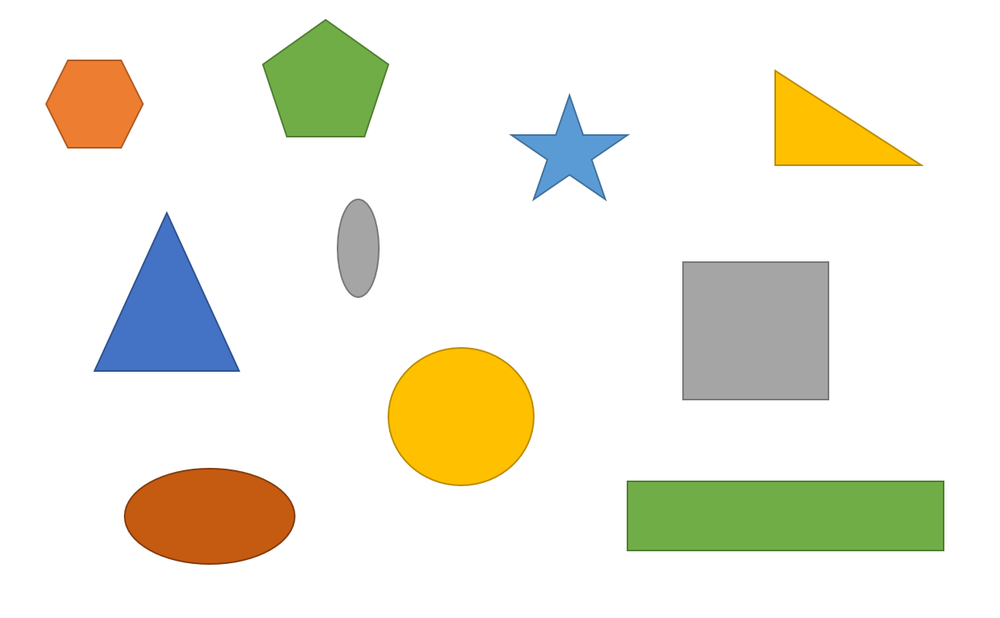
#> input picture formas2.png, 1000 x 618 px, shrunk from 1259 x 778 before the run
$ python detetor_formas_1implentacao.py
#> lines starting #> are read from the running program, lines starting #| are printed output that depends on the picture; after the words box and inside, x2 and y2 are one past the last pixel; in counts of white or black regions, pixels touching at a corner belong together
import cv2
import numpy as np
import cv2
import math

#funcao auxiliar para calcular a distancia de dois pontos
def distance_between(p1,p2):

    distance = math.sqrt( ((p1[0]-p2[0])**2)+((p1[1]-p2[1])**2) )

    return distance


def detetor_formas():
    #Leitura da imagem com formas geometricas
    img = cv2.imread('formas2.png')
#> img is the input picture: shape (618, 1000, 3); mean B, G, R 223.1, 236, 237.2
    imgGrey = cv2.cvtColor(img, cv2.COLOR_BGR2GRAY)
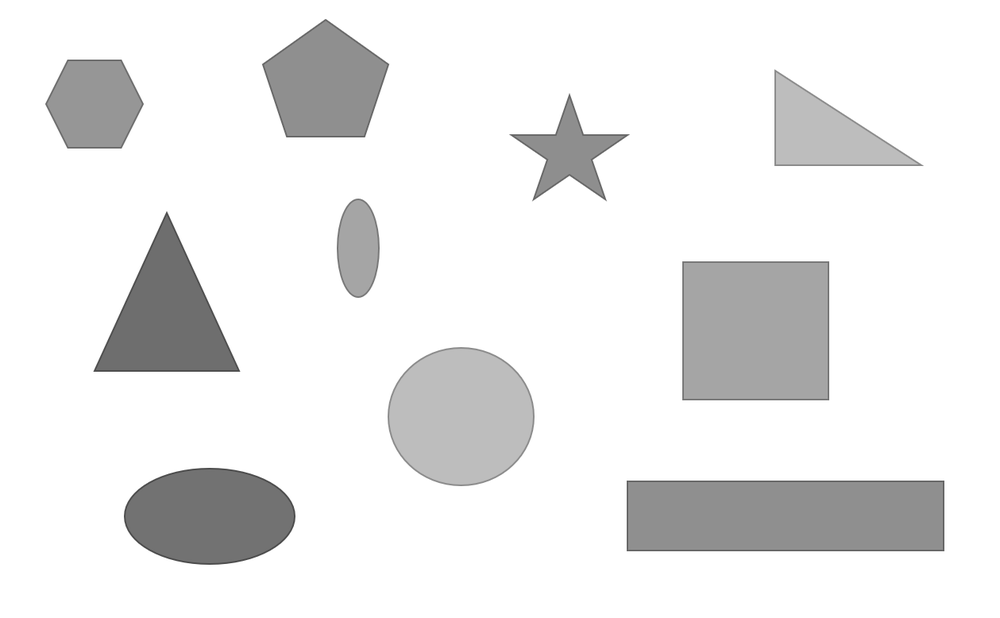
#> imgGrey: shape (618, 1000); min 59, max 255, mean 234.9

    #Caso a imagem tenha pixels com cor abaixo de 200 entao o valor dos pixels passa para 0,se
    #a cor for maior que 200, esses pixels passam para o valor máximo,que em geral é 255
    _, thrash = cv2.threshold(imgGrey,200,255, cv2.THRESH_BINARY)
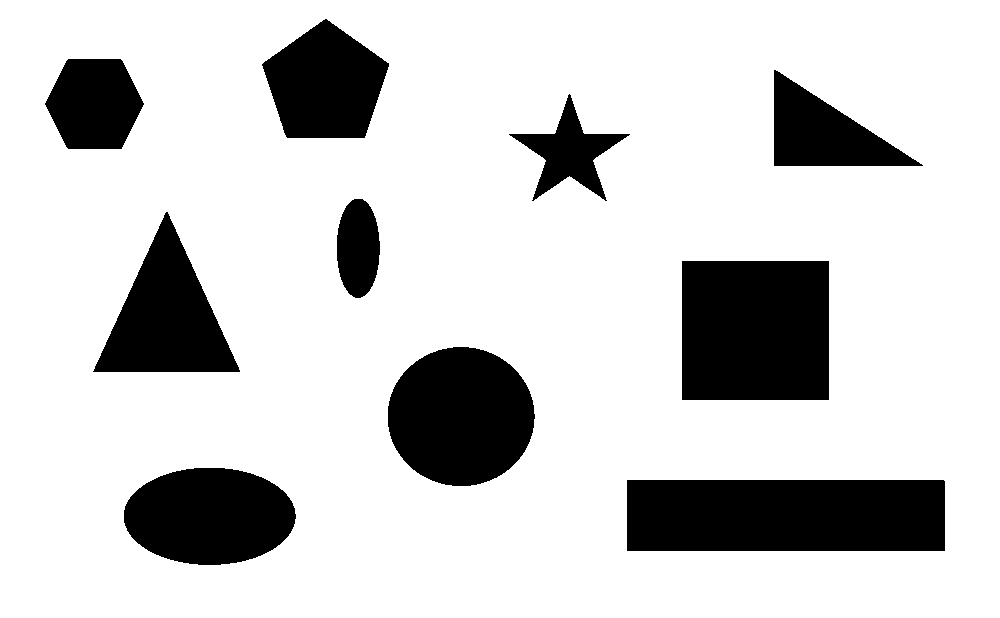
#> thrash: shape (618, 1000); 81.1% white; 10 black regions

    #Lista dos diferentes contornos encontrados na imagem
    contours, _ = cv2.findContours(thrash, cv2.RETR_TREE, cv2.CHAIN_APPROX_NONE)
#> contours = 11 contours; largest, box (x1, y1, x2, y2) and area: (0, 0, 1000, 618) 616383, (626, 479, 946, 552) 22964, (681, 260, 830, 401) 20718, (387, 346, 536, 487) 16235, (123, 467, 297, 566) 13334

    #vai se percorrer o contorno de cada poligno individualmente

    for contour in contours:
        #O epsilon representa a distância máxima entre a aproximação de um
        #contorno de forma do polígono de entrada e do polígono de entrada original
        epsilon =  0.01* cv2.arcLength(contour, True)

        approx = cv2.approxPolyDP(contour,epsilon, True)

        #desenha-se os contornos de cada poligno na imagem
        cv2.drawContours(img, [approx], 0, (0, 0, 0), 2)

        #coordenadas para colocar o texto do nome da detecao obtida
        x = approx.ravel()[0]
        y = approx.ravel()[1] - 5

        #Caso do triangulo
        if len(approx) == 3:

            cv2.putText(img, "Triangulo", (x, y), cv2.FONT_HERSHEY_DUPLEX, 0.7, (0, 0, 0))

        #Caso dos quadrilateros
        elif len(approx) == 4:
            x1 ,y1, w, h = cv2.boundingRect(approx)
            #calcular a relacao entre os lados maiores e os mais pequenos
            aspectRatio = float(w)/h

            if aspectRatio >= 0.95 and aspectRatio <= 1.05:
                cv2.putText(img, "Quadrado", (x, y), cv2.FONT_HERSHEY_DUPLEX, 0.7, (0, 0, 0))
            else:
                cv2.putText(img, "Retangulo", (x, y), cv2.FONT_HERSHEY_DUPLEX, 0.7, (0, 0, 0))
        #Caso do pentagono
        elif len(approx) == 5:
            cv2.putText(img, "Pentagono", (x, y), cv2.FONT_HERSHEY_DUPLEX, 0.7, (0, 0, 0))
        #Caso do Hexagono
        elif len(approx) == 6:
            cv2.putText(img, "Hexagono", (x, y), cv2.FONT_HERSHEY_DUPLEX, 0.7, (0, 0, 0))
        #Caso da Estrela
        elif len(approx) == 10:
            cv2.putText(img, "Estrela", (x-30, y+4), cv2.FONT_HERSHEY_DUPLEX, 0.7, (0, 0, 0))
        else:
            #Calcular os pontos mais à esquerda e mais à direita
            leftmost = tuple(approx[approx[:,:,0].argmin()][0])
            rightmost = tuple(approx[approx[:,:,0].argmax()][0])
            topmost = tuple(approx[approx[:,:,1].argmin()][0])
            bottommost = tuple(approx[approx[:,:,1].argmax()][0])

            #print(distance_between(leftmost,rightmost))
            #print(distance_between(topmost,bottommost))
            #Condicoes para o caso em que é uma elipse e para quando é um circulo
            if abs(distance_between(leftmost,rightmost) - distance_between(topmost,bottommost)) < 15:
                cv2.putText(img, "Circulo", (x, y), cv2.FONT_HERSHEY_COMPLEX, 0.7, (0, 0, 0))
            elif abs(distance_between(leftmost,rightmost) - distance_between(topmost,bottommost)) > 15:
                cv2.putText(img, "Elipse", (x-55, y-20), cv2.FONT_HERSHEY_COMPLEX, 0.7, (0, 0, 0))
            else:
                cv2.putText(img, "Figura Desconhecida", (x, y-50), cv2.FONT_HERSHEY_COMPLEX, 0.7, (0, 0, 0))
#> this loop made 11 passes
#> (epsilon, approx, x, y, x1, y1, w, h) on passes 1, 2, 5: (32.32, [[0, 0], [0, 617], [999, 617], [999, 0]], 0, -5, 0, 0, 1000, 618), (7.79, [[626, 480], [943, 479], [945, 550], [627, 551]], 626, 475, 626, 479, 320, 73), (5.74, [[681, 261], [828, 260], [829, 399], [682, 400]], 681, 256, 681, 260, 149, 141)
#> (epsilon, x, y, leftmost, rightmost, topmost, bottommost) on passes 3, 4, 7: (4.57, 123, 505, (123, 510), (296, 518), (224, 467), (198, 565)), (4.76, 453, 341, (387, 426), (534, 405), (453, 346), (470, 486)), (2.48, 354, 193, (336, 260), (380, 241), (354, 198), (360, 298))
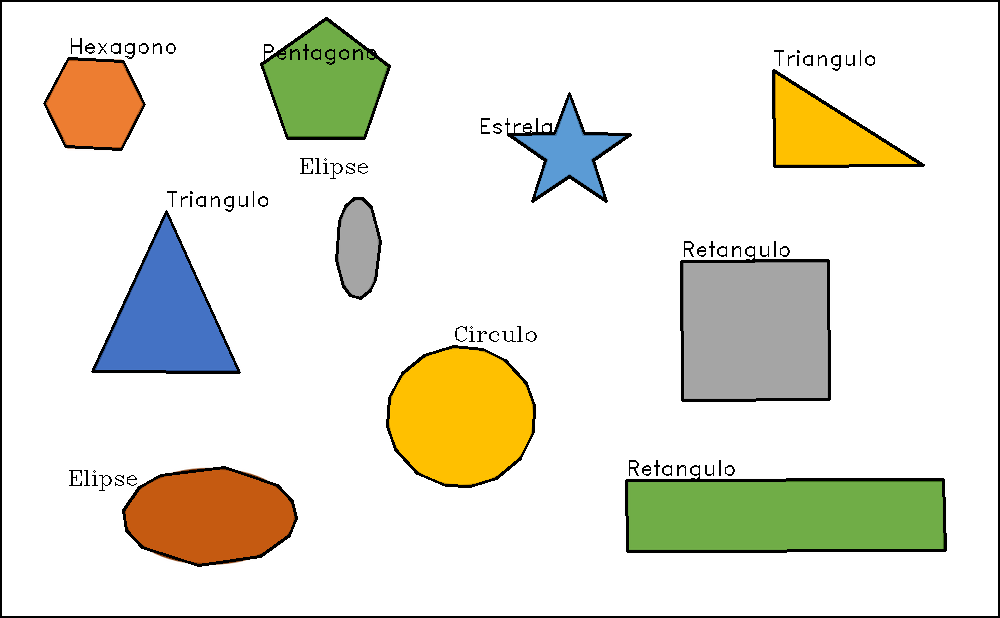
#> img: shape (618, 1000, 3); 3.75% of pixels changed, all inside (x1, y1, x2, y2) = (0, 0, 1000, 618)


    cv2.imshow("Formas Geometricas", img)
    cv2.waitKey(0)
    cv2.destroyAllWindows()

detetor_formas()
